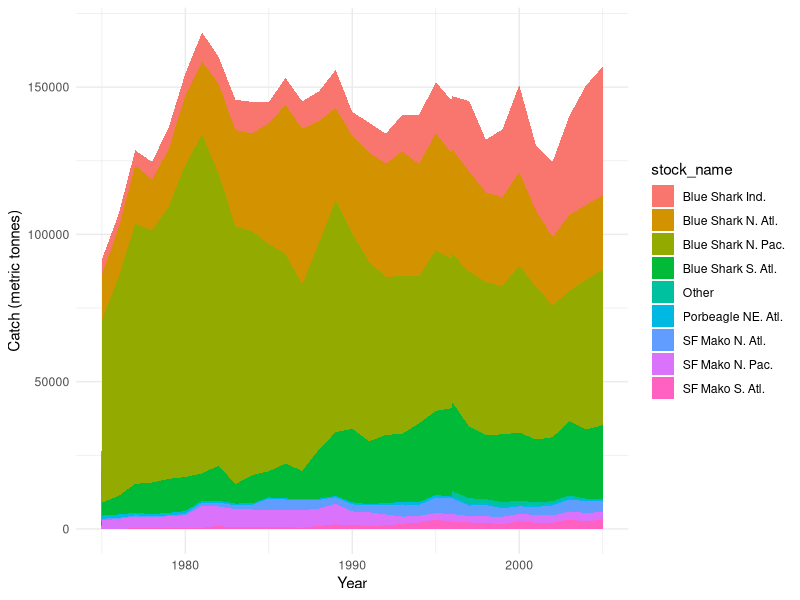

This chart was generated by the following R code:
## ---- chunk 1
knitr::opts_chunk$set(echo = TRUE, warning = FALSE, message = FALSE)

library(tidyverse)
library(here)

## ---- chunk 2
blshario_combined <- read_csv(here("data", "shark", "blshario_catch.csv")) %>% 
  filter(year %in% c(1950:2020)) %>% 
  select(stockid, year, catch) 
## ---- chunk 3
blsharnatl_combined <- read_csv(here("data", "shark", "blsharnatl_catch.csv")) %>% 
  filter(year %in% c(1950:2020)) %>% 
  select(stockid, year, catch)
## ---- chunk 4
blsharsatl_combined <- read_csv(here("data", "shark", "blsharsatl_catch.csv")) %>% 
  filter(year %in% c(1950:2020)) %>% 
  select(stockid, year, catch)
## ---- chunk 5
blsharnpac_combined <- read_csv(here("data", "shark", "blsharnpac_timeseries_2012.csv")) %>% 
  filter(year %in% c(1950:2020)) %>% 
  select(stockid, year, TCbest) %>% 
  rename(catch = TCbest)
## ---- chunk 6
porsharneatl_combined <- read_csv(here("data", "shark", "porsharneatl_catch.csv")) %>%
  filter(year %in% c(1950:2020)) %>% 
  rename(catch = TCbest)
## ---- chunk 7
porsharnwatl_combined <- read_csv(here("data", "shark", "porsharnwatl_catch.csv")) %>%
  filter(year %in% c(1950:2020)) %>% 
  rename(catch = TCbest)
## ---- chunk 8
sfmakonatl_combined <- read_csv(here("data", "shark", "sfmakonatl_catch.csv")) %>% 
  filter(year %in% c(1950:2020)) %>% 
  select(stockid, year, catch)
## ---- chunk 9
sfmakosatl_combined <- read_csv(here("data", "shark", "sfmakosatl_catch.csv")) %>% 
  filter(year %in% c(1950:2020)) %>% 
  select(stockid, year, catch)
## ---- chunk 10
sfmakonpac_combined <- read_csv(here("data", "shark", "sfmakonpac_timeseries_2007.csv")) %>%
  filter(year %in% c(1950:2020)) %>% 
  select(stockid, year, TCbest) %>% 
  rename(catch = TCbest)
## ---- chunk 11
sfmakonwpac_combined <- read_csv(here("data", "shark", "sfmakonwpac_timeseries_2003.csv")) %>%
  filter(year %in% c(1950:2020)) %>% 
  select(stockid, year, TCbest) %>% 
  rename(catch = TCbest)
## ---- chunk 12

## ---- chunk 13

# Run all chunks below before this 

shark_catch <- data.frame(blshario_combined) %>% 
  bind_rows(blsharnatl_combined,
            blsharsatl_combined,
            blsharnpac_combined,
            porsharneatl_combined,
            porsharnwatl_combined,
            sfmakonatl_combined,
            sfmakosatl_combined,
            sfmakonpac_combined,
            sfmakonwpac_combined) %>% 
  filter(year %in% c(1975:2005))

shark_catch_top <- shark_catch %>% 
  group_by(stockid) %>% 
  summarize(catch_sum = sum(catch)) %>% 
  arrange(desc(catch_sum)) %>% 
  slice_max(catch_sum, n = 8)

top_stocks <- c(unique(shark_catch_top$stockid))
  
shark_catch_top8 <- shark_catch %>% 
  filter(stockid %in% top_stocks)
# Time series for only top 8 stocks 

shark_catch_other <- shark_catch %>% 
  filter(!stockid %in% top_stocks) %>% 
  group_by(year) %>% 
  summarize(catch = sum(catch)) %>% 
  mutate(stockid = "Other")
  
#Now all remaining stocks are "other"

shark_catch_condensed <- data.frame(shark_catch_top8) %>% 
  bind_rows(shark_catch_other) %>% 
  mutate(stock_name = case_when(stockid == "BLSHARIO" ~ "Blue Shark Ind.",
                                stockid == "BLSHARNATL" ~ "Blue Shark N. Atl.",
                                stockid == "BLSHARNPAC" ~ "Blue Shark N. Pac.",
                                stockid == "BLSHARSATL" ~ "Blue Shark S. Atl.",
                                stockid == "PORSHARNEATL" ~ "Porbeagle NE. Atl.",
                                stockid == "SFMAKONATL" ~ "SF Mako N. Atl.",
                                stockid == "SFMAKONPAC" ~ "SF Mako N. Pac.",
                                stockid == "SFMAKOSATL" ~ "SF Mako S. Atl.",
                                stockid == "Other" ~ "Other")) 
## ---- chunk 14
ggplot(shark_catch_condensed, aes(x = year, y = catch, fill = stock_name)) +
  geom_area() +
  labs(x = "Year", y = "Catch (metric tonnes)") +
  theme_minimal()
